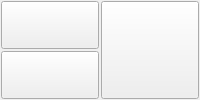
      <widget class="QWidget" name="page_59">
       <layout class="QGridLayout" name="gridLayout_62">
        <property name="margin">
         <number>1</number>
        </property>
        <property name="spacing">
         <number>2</number>
        </property>
        <item row="0" column="0">
         <layout class="QVBoxLayout" name="verticalLayout_32">
          <item>
           <widget class="QPushButton" name="ui_11_Pane1BTN">
            <property name="sizePolicy">
             <sizepolicy hsizetype="Expanding" vsizetype="Expanding">
              <horstretch>0</horstretch>
              <verstretch>0</verstretch>
             </sizepolicy>
            </property>
            <property name="text">
             <string/>
            </property>
            <property name="view" stdset="0">
             <string>pane1</string>
            </property>
           </widget>
          </item>
          <item>
           <widget class="QPushButton" name="ui_11_Pane2BTN">
            <property name="sizePolicy">
             <sizepolicy hsizetype="Expanding" vsizetype="Expanding">
              <horstretch>0</horstretch>
              <verstretch>0</verstretch>
             </sizepolicy>
            </property>
            <property name="text">
             <string/>
            </property>
            <property name="view" stdset="0">
             <string>pane3</string>
            </property>
           </widget>
          </item>
         </layout>
        </item>
        <item row="0" column="1">
         <layout class="QHBoxLayout" name="horizontalLayout_82">
          <item>
           <widget class="QPushButton" name="ui_11_Pane3BTN">
            <property name="sizePolicy">
             <sizepolicy hsizetype="Expanding" vsizetype="Expanding">
              <horstretch>0</horstretch>
              <verstretch>0</verstretch>
             </sizepolicy>
            </property>
            <property name="text">
             <string/>
            </property>
            <property name="view" stdset="0">
             <string>pane2</string>
            </property>
           </widget>
          </item>
         </layout>
        </item>
       </layout>
      </widget>
